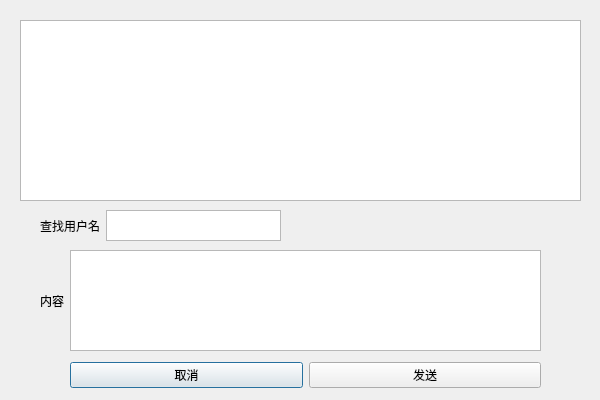
<?xml version="1.0" encoding="UTF-8"?>
<ui version="4.0">
 <class>Search_history</class>
 <widget class="QDialog" name="Search_history">
  <property name="geometry">
   <rect>
    <x>0</x>
    <y>0</y>
    <width>600</width>
    <height>400</height>
   </rect>
  </property>
  <property name="minimumSize">
   <size>
    <width>600</width>
    <height>400</height>
   </size>
  </property>
  <property name="maximumSize">
   <size>
    <width>600</width>
    <height>400</height>
   </size>
  </property>
  <property name="windowTitle">
   <string>Dialog</string>
  </property>
  <widget class="QTextBrowser" name="textBrowser">
   <property name="geometry">
    <rect>
     <x>20</x>
     <y>20</y>
     <width>561</width>
     <height>181</height>
    </rect>
   </property>
  </widget>
  <widget class="QWidget" name="layoutWidget">
   <property name="geometry">
    <rect>
     <x>70</x>
     <y>350</y>
     <width>471</width>
     <height>51</height>
    </rect>
   </property>
   <layout class="QHBoxLayout" name="horizontalLayout_3">
    <item>
     <widget class="QPushButton" name="cancelButton">
      <property name="text">
       <string>取消</string>
      </property>
     </widget>
    </item>
    <item>
     <widget class="QPushButton" name="sendButton">
      <property name="text">
       <string>发送</string>
      </property>
     </widget>
    </item>
   </layout>
  </widget>
  <widget class="QWidget" name="">
   <property name="geometry">
    <rect>
     <x>40</x>
     <y>250</y>
     <width>501</width>
     <height>101</height>
    </rect>
   </property>
   <layout class="QHBoxLayout" name="horizontalLayout">
    <item>
     <widget class="QLabel" name="label_2">
      <property name="text">
       <string>内容</string>
      </property>
     </widget>
    </item>
    <item>
     <widget class="QPlainTextEdit" name="msgtextedit"/>
    </item>
   </layout>
  </widget>
  <widget class="QWidget" name="">
   <property name="geometry">
    <rect>
     <x>40</x>
     <y>210</y>
     <width>241</width>
     <height>31</height>
    </rect>
   </property>
   <layout class="QHBoxLayout" name="horizontalLayout_2">
    <item>
     <widget class="QLabel" name="label">
      <property name="text">
       <string>查找用户名</string>
      </property>
     </widget>
    </item>
    <item>
     <widget class="QPlainTextEdit" name="nametextedit"/>
    </item>
   </layout>
  </widget>
 </widget>
 <resources/>
 <connections/>
</ui>
